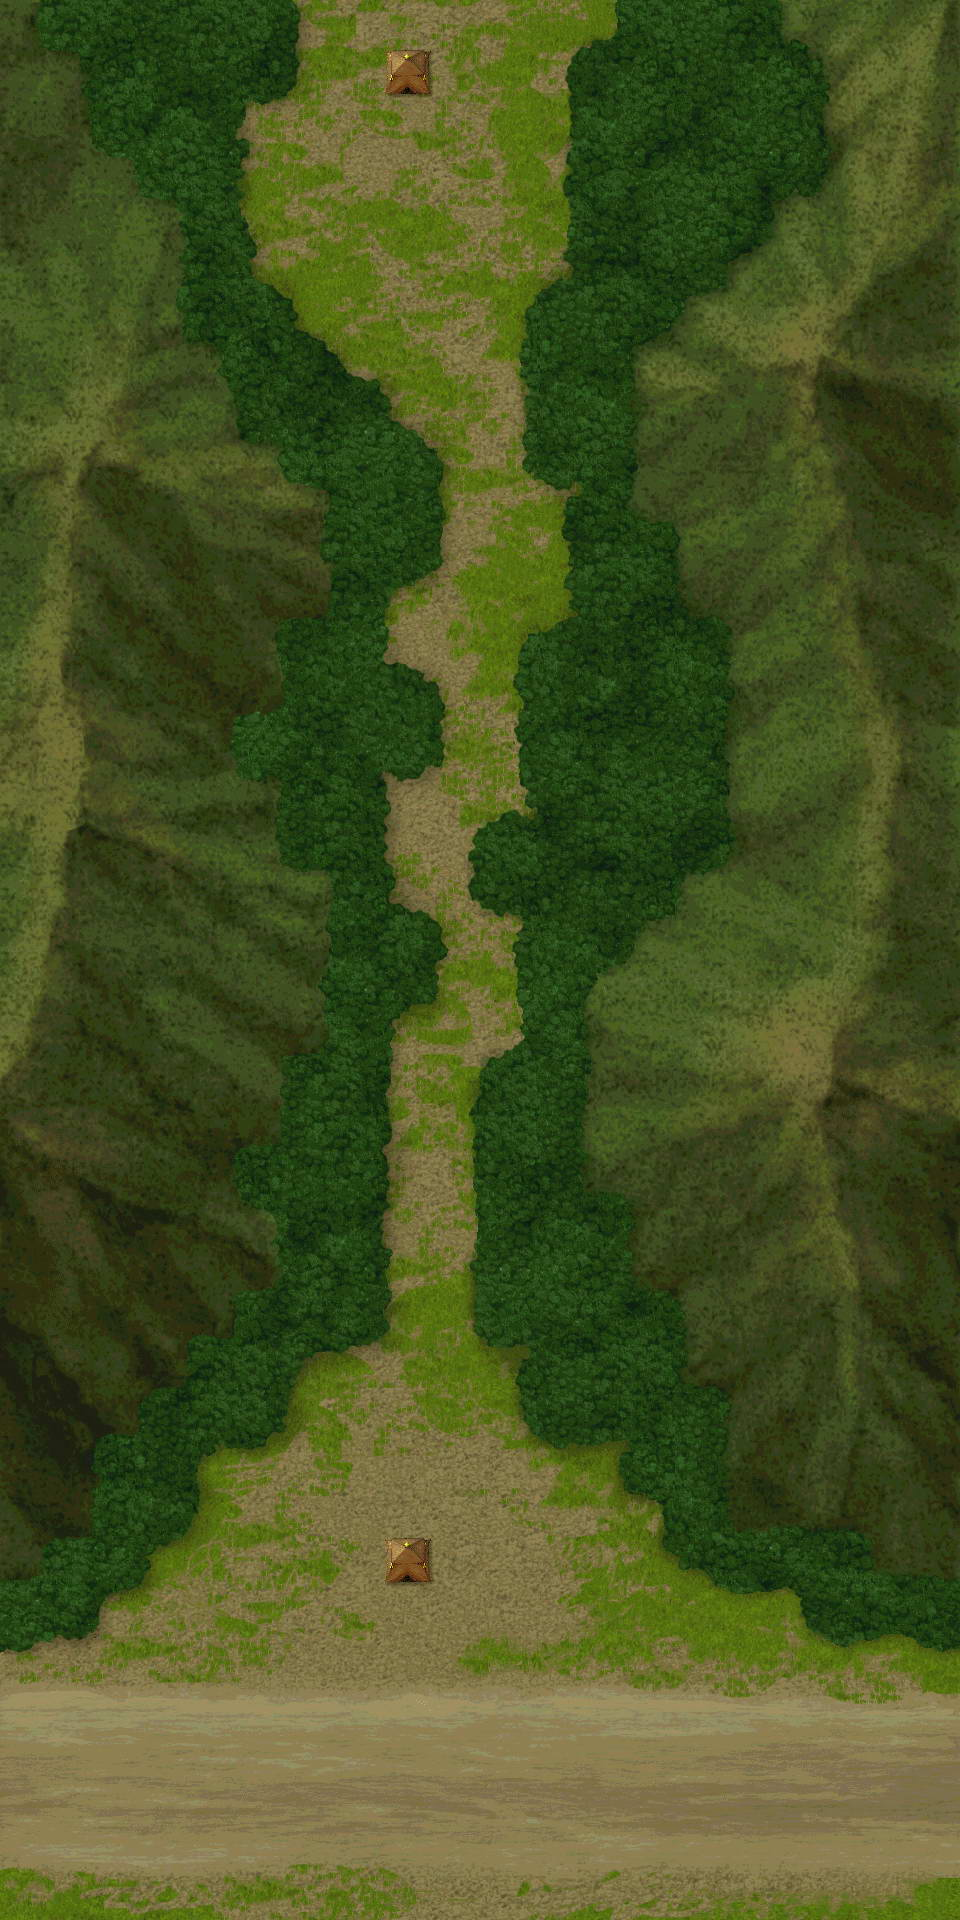

This is a level from a 2D game, rendered from its Tiled map with the project's own tilesets. A one-line summary and the map file follow, with tile-layer data summarised:
An orthogonal 20x40 tile map with 48x48 px tiles, 5 tile layers (山地, 平原, 树林, 小河, ...) and 37 objects (2x 0, 2x 1, 2x 2, 2x 3, 2x 4, ...).

<map version="1.0" orientation="orthogonal" width="20" height="40" tilewidth="48" tileheight="48">
 <tileset firstgid="1" name="20-1" tilewidth="48" tileheight="48">
  <image source="map/20-1.jpg" trans="ff00ff" width="960" height="1920" />
 </tileset>
 <layer name="山地" width="20" height="40">
  <data>[800 cells, 349 non-empty, 349 distinct tile ids]</data>
 </layer>
 <layer name="平原" width="20" height="40">
  <data>[800 cells, 191 non-empty, 191 distinct tile ids]</data>
 </layer>
 <layer name="树林" width="20" height="40">
  <data>[800 cells, 178 non-empty, 178 distinct tile ids]</data>
 </layer>
 <layer name="小河" width="20" height="40">
  <data>[800 cells, 80 non-empty, 80 distinct tile ids]</data>
 </layer>
 <objectgroup name="playerBegin" width="20" height="40">
  <object name="0" x="384" y="1536" width="48" height="48">
   <properties>
    <property name="orientation" value="0" />
   </properties>
  </object>
  <object name="1" x="432" y="1536" width="48" height="48">
   <properties>
    <property name="orientation" value="0" />
   </properties>
  </object>
  <object name="2" x="336" y="1536" width="48" height="48">
   <properties>
    <property name="orientation" value="0" />
   </properties>
  </object>
  <object name="3" x="336" y="480" width="48" height="48">
   <properties>
    <property name="orientation" value="3" />
   </properties>
  </object>
  <object name="4" x="576" y="672" width="48" height="48">
   <properties>
    <property name="orientation" value="2" />
   </properties>
  </object>
  <object name="5" x="336" y="912" width="48" height="48">
   <properties>
    <property name="orientation" value="3" />
   </properties>
  </object>
  <object name="6" x="528" y="1152" width="48" height="48">
   <properties>
    <property name="orientation" value="2" />
   </properties>
  </object>
  <object name="7" x="288" y="1200" width="48" height="48">
   <properties>
    <property name="orientation" value="3" />
   </properties>
  </object>
  <object name="8" x="336" y="528" width="48" height="48">
   <properties>
    <property name="orientation" value="3" />
   </properties>
  </object>
  <object name="9" x="576" y="720" width="48" height="48">
   <properties>
    <property name="orientation" value="2" />
   </properties>
  </object>
  <object name="10" x="336" y="960" width="48" height="48">
   <properties>
    <property name="orientation" value="3" />
   </properties>
  </object>
  <object name="11" x="528" y="1200" width="48" height="48">
   <properties>
    <property name="orientation" value="2" />
   </properties>
  </object>
  <object name="12" x="288" y="1248" width="48" height="48">
   <properties>
    <property name="orientation" value="3" />
   </properties>
  </object>
 </objectgroup>
 <objectgroup name="enemyAIBegin" width="20" height="40">
  <object name="0" x="384" y="48" width="48" height="48">
   <properties>
    <property name="orientation" value="1" />
   </properties>
  </object>
  <object name="3" x="432" y="48" width="48" height="48">
   <properties>
    <property name="orientation" value="1" />
   </properties>
  </object>
  <object name="5" x="432" y="0" width="48" height="48">
   <properties>
    <property name="orientation" value="1" />
   </properties>
  </object>
  <object name="2" x="336" y="48" width="48" height="48">
   <properties>
    <property name="orientation" value="1" />
   </properties>
  </object>
  <object name="4" x="336" y="0" width="48" height="48">
   <properties>
    <property name="orientation" value="1" />
   </properties>
  </object>
  <object name="1" x="384" y="96" width="48" height="48">
   <properties>
    <property name="orientation" value="1" />
   </properties>
  </object>
  <object name="10" x="432" y="96" width="48" height="48">
   <properties>
    <property name="orientation" value="1" />
   </properties>
  </object>
  <object name="8" x="432" y="144" width="48" height="48">
   <properties>
    <property name="orientation" value="1" />
   </properties>
  </object>
  <object name="6" x="480" y="144" width="48" height="48">
   <properties>
    <property name="orientation" value="1" />
   </properties>
  </object>
  <object name="9" x="528" y="144" width="48" height="48">
   <properties>
    <property name="orientation" value="1" />
   </properties>
  </object>
  <object name="11" x="528" y="96" width="48" height="48">
   <properties>
    <property name="orientation" value="1" />
   </properties>
  </object>
  <object name="7" x="480" y="192" width="48" height="48">
   <properties>
    <property name="orientation" value="1" />
   </properties>
  </object>
  <object name="17" x="384" y="192" width="48" height="48">
   <properties>
    <property name="orientation" value="1" />
   </properties>
  </object>
  <object name="15" x="384" y="240" width="48" height="48">
   <properties>
    <property name="orientation" value="1" />
   </properties>
  </object>
  <object name="12" x="336" y="240" width="48" height="48">
   <properties>
    <property name="orientation" value="1" />
   </properties>
  </object>
  <object name="14" x="288" y="240" width="48" height="48">
   <properties>
    <property name="orientation" value="1" />
   </properties>
  </object>
  <object name="16" x="288" y="192" width="48" height="48">
   <properties>
    <property name="orientation" value="1" />
   </properties>
  </object>
  <object name="22" x="384" y="288" width="48" height="48">
   <properties>
    <property name="orientation" value="1" />
   </properties>
  </object>
  <object name="13" x="336" y="288" width="48" height="48">
   <properties>
    <property name="orientation" value="1" />
   </properties>
  </object>
  <object name="20" x="384" y="336" width="48" height="48">
   <properties>
    <property name="orientation" value="1" />
   </properties>
  </object>
  <object name="18" x="432" y="336" width="48" height="48">
   <properties>
    <property name="orientation" value="1" />
   </properties>
  </object>
  <object name="21" x="480" y="336" width="48" height="48">
   <properties>
    <property name="orientation" value="1" />
   </properties>
  </object>
  <object name="23" x="480" y="288" width="48" height="48">
   <properties>
    <property name="orientation" value="1" />
   </properties>
  </object>
  <object name="19" x="432" y="384" width="48" height="48">
   <properties>
    <property name="orientation" value="1" />
   </properties>
  </object>
 </objectgroup>
 <objectgroup name="friendAIBegin" width="20" height="40" />
 <layer name="兵营" width="20" height="40">
  <data>[800 cells, 2 non-empty, 2 distinct tile ids]</data>
 </layer>
</map>